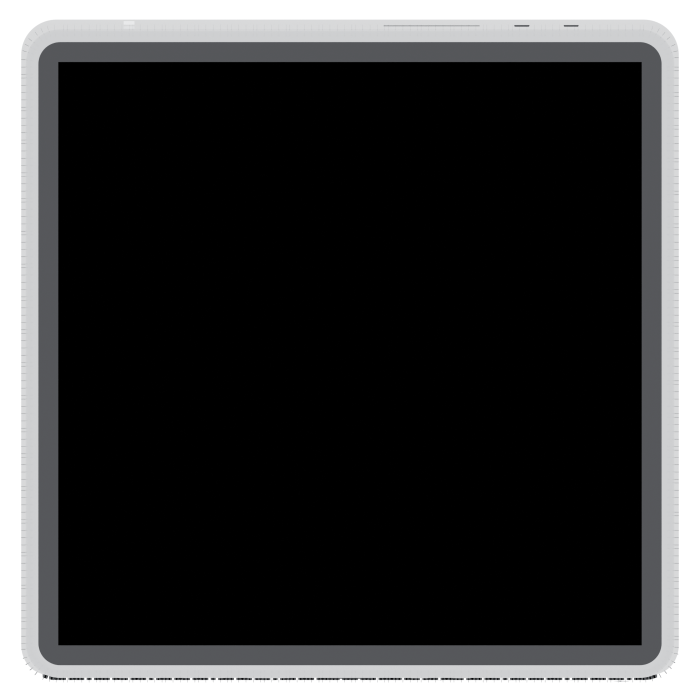
#> input picture renders/ortho/bottom.png, 1400 x 1400 px, given in place of apple_hw_back.jpg, which was not available (shown at 1/2 size)
$ python check_blob_metric.py
#> lines starting #> are read from the running program, lines starting #| are printed output that depends on the picture; after the words box and inside, x2 and y2 are one past the last pixel; in counts of white or black regions, pixels touching at a corner belong together; pictures that were not available may be replaced by others from this repository, and a replacement may not be noted
### tools/compare_render.py
#!/usr/bin/env python3
"""Offline renderer + comparison harness for the Mac Studio model.

Why this exists
---------------
Blender cannot start in this environment: it crashes inside Metal's GPU backend
detection before any Python runs, so `build_mac_studio.py` cannot be executed
here. Rather than verify the model by reading the code back, this renders the
model's geometry directly from the SAME spec module the Blender build imports
(blender/mac_studio_spec.py) and lays it beside Apple's photograph.

That is a stronger check than eyeballing a Cycles render anyway: both images
are reduced to a common chassis box, so anything that differs is a real
difference in the model rather than a framing or lens difference.

Method
------
Signed-distance-field ray march, orthographic, one view per elevation. The
perforations are not marched — at a 1.57 mm pitch there are ~3,300 holes on the
rear field alone and marching them is hopeless. Instead the recessed floor is
detected from the hit point and the regular lattice is evaluated in 2-D at the
hit, which is what the eye actually reads.

Usage:
    python3 tools/compare_render.py front rear
    python3 tools/compare_render.py all
"""
import math
import os
import sys
import time

import numpy as np
from PIL import Image

HERE = os.path.dirname(os.path.abspath(__file__))
ROOT = os.path.abspath(os.path.join(HERE, ".."))
sys.path.insert(0, os.path.join(ROOT, "blender"))

import mac_studio_spec as S   # noqa: E402

REF = os.path.join(ROOT, "reference")
OUT = os.path.join(ROOT, "renders", "compare")

F = np.float32


# ------------------------------------------------------------------ SDF utils
# [18 lines left out: functions sd_round_rect2, sd_box, not called in this run]


def sd_round_box(p, b, r):
    return sd_box(p, np.array(b, dtype=np.float64) - r) - r


# [4 lines left out: function smax, not called in this run]


def smin(a, b, k):
    h = np.clip(0.5 + 0.5 * (b - a) / k, 0.0, 1.0)
    return b + (a - b) * h + k * h * (1.0 - h)


# ------------------------------------------------------------------ the model
# [628 lines left out: functions sdf_body, sdf_ac_inlet, sdf_shell, sdf_feet, sdf_internals, march and 12 more, not called in this run]


# --------------------------------------------------------------------- views
VIEWS = {
    # name: (ray direction, image right axis, image up axis, ref image)
    "front": (np.array([0.0, 1.0, 0.0]), np.array([1.0, 0.0, 0.0]),
              np.array([0.0, 0.0, 1.0]), "apple_static_front.jpg"),
    "rear": (np.array([0.0, -1.0, 0.0]), np.array([-1.0, 0.0, 0.0]),
             np.array([0.0, 0.0, 1.0]), "apple_hw_back.jpg"),
    "side": (np.array([1.0, 0.0, 0.0]), np.array([0.0, 1.0, 0.0]),
             np.array([0.0, 0.0, 1.0]), None),
    "top": (np.array([0.0, 0.0, -1.0]), np.array([1.0, 0.0, 0.0]),
            np.array([0.0, 1.0, 0.0]), None),
    "bottom": (np.array([0.0, 0.0, 1.0]), np.array([1.0, 0.0, 0.0]),
               np.array([0.0, -1.0, 0.0]), None),
}


# [94 lines left out: functions render, model_chassis_box, not called in this run]


def to_pil(arr):
    return Image.fromarray((arr * 255).astype(np.uint8))


# ---------------------------------------------------------------- comparison
def chassis_box(g):
    """Chassis box in pixels: width detected, height DERIVED from 197:95.

    The height used to be taken from `g < 244`, which runs past the bottom of
    the machine into the contact shadow. On both Apple shots that overshoots by
    1.2-1.3 mm, 1.3% of the height, and because the model side is cropped from a
    synthetic render whose silhouette ends exactly at the chassis, the two
    images were being compared at different vertical scales - the region report
    was reading a different physical millimetre out of each side, up to 1.3 mm
    apart, which is wider than the 0.9 mm acceptance tolerance this project
    works to. Apple publishes 197 x 197 x 95 mm, so the pixel box has a known
    aspect and the height follows from the width.
    """
    def span(mask, axis):
        prof = mask.sum(axis=axis)
        idx = np.nonzero(prof > 0.02 * prof.max())[0]
        return int(idx[0]), int(idx[-1])
    x0, x1 = span(g < 238.0, 0)
    y0, _ = span(g < 244.0, 1)     # FIRST row, not the last
    width = x1 - x0 + 1
    height = int(round(width * 95.0 / 197.0))
    return x0, y0, x0 + width - 1, y0 + height - 1


def normalise_ref(path, out_h=520):
    """Crop an Apple photo to its chassis box and resample to a common size."""
    im = Image.open(path).convert("RGB")
    g = np.asarray(im.convert("L"), dtype=np.float32)
    x0, y0, x1, y1 = chassis_box(g)
    crop = im.crop((x0, y0, x1 + 1, y1 + 1))
    w, h = crop.size
    out_w = int(round(out_h * w / h))
    return crop.resize((out_w, out_h), Image.LANCZOS)


# [19 lines left out: functions overlay, _panel_level, not called in this run]


def otsu(values, bins=256):
    """Otsu's threshold AND its separability, as (threshold, eta).

    The dark-share measurement has to be exposure-invariant, and every fixed
    or globally-scaled threshold fails at that. A fixed cut is defeated by a
    difference in lighting between a synthetic render and a JPEG; a threshold
    scaled to the whole image's own brightness is defeated by the rear field
    itself, which covers 46% of the panel and drags any global statistic down
    with it until the field stops registering as perforated at all.

    Splitting each REGION on its own two modes sidesteps both. Inside the
    perforated field the histogram is genuinely bimodal - hole and groove floor
    - and Otsu finds the boundary between them in a synthetic render and in a
    photograph alike, whatever either one's absolute exposure happens to be.
    The number it yields is the physical open area, which is what the model
    and the photograph can actually be compared on.

    eta is Otsu's own between-class variance normalised by the total variance.
    It is what makes the result checkable: Otsu returns a threshold for EVERY
    histogram, including a perfectly unimodal one, where the "best" split is an
    arbitrary quantile and the dark share it produces is pure noise. A strip of
    bare aluminium 79-86 mm below the top edge, for example, has mean 0.758 with
    range 0.604-0.914 and no dark structure at all - Otsu still splits it at
    0.791 and reports 80% of it as "dark". That is not a modelling difference, it
    is the metric lying. eta separates the two cases: a real perforation field
    scores above ~0.5, a lit panel with a lighting gradient scores far below, and
    a low-eta strip has to be excluded from the comparison instead of compared.
    """
    v = np.asarray(values, dtype=np.float64).ravel()
    if v.size == 0:
        return 0.0, 0.0
    hist, edges = np.histogram(v, bins=bins, range=(0.0, 1.0))
    hist = hist.astype(np.float64)
    total = hist.sum()
    if total == 0:
        return 0.0, 0.0
    centres = (edges[:-1] + edges[1:]) / 2.0
    w0 = np.cumsum(hist)
    w1 = total - w0
    csum = np.cumsum(hist * centres)
    m0 = csum / np.maximum(w0, 1e-9)
    mt = csum[-1] / total
    m1 = (mt * total - csum) / np.maximum(w1, 1e-9)
    # sigma^2_B from pixel COUNTS, normalised to a probability scale, and
    # sigma^2_T as the true mean squared deviation - the ratio is eta in [0,1].
    # Skipping either normalisation is what makes eta come out in the millions.
    var_b = w0 * w1 * (m0 - m1) ** 2 / (total * total)
    var_t = float(((v - v.mean()) ** 2).mean())
    k = int(np.argmax(var_b))
    eta = float(var_b[k] / var_t) if var_t > 1e-12 else 0.0
    return float(centres[k]), eta


# [31 lines left out: function is_lighting_falloff, not called in this run]


def largest_blob_fraction(mask):
    """Share of the True pixels that lie in the single biggest 4-connected run.

    This is the test that tells a perforation field from a lighting gradient,
    and neither Otsu nor its separability eta can. Otsu splits ANY histogram,
    and a panel lit from one side is genuinely bimodal - 0.604 to 0.914 on the
    rear photograph, eta 0.67 - so Otsu cuts that band down the middle and calls
    80% of it "dark" on a strip that is bare, unperforated metal. eta is high
    because the two halves really are 0.31 apart; it says nothing about whether
    either half is a hole.

    Geometry settles it. Perforation is thousands of small isolated blobs, so
    the biggest one is a fraction of a percent of the dark pixels. A gradient,
    a shadow, a contact edge or an unmodelled port is one contiguous region, so
    its biggest blob is nearly all of them. Run-length encoding with union-find
    keeps this cheap: a perforated strip has thousands of runs, a gradient one
    has a single run per row, and neither is walked pixel by pixel.
    """
    m = np.asarray(mask, dtype=bool)
    total = int(m.sum())
    if total == 0:
        return 0.0
    parent = [0]

    def find(a):
        while parent[a] != a:
            parent[a] = parent[parent[a]]
            a = parent[a]
        return a

    def union(a, b):
        ra, rb = find(a), find(b)
        if ra != rb:
            parent[max(ra, rb)] = min(ra, rb)

    areas = {}
    prev = []                      # [(start, end, label)] from the row above
    for y in range(m.shape[0]):
        row = m[y]
        if not row.any():
            prev = []
            continue
        # run starts / ends via a single diff
        d = np.diff(np.concatenate(([0], row.view(np.int8), [0])))
        starts = np.nonzero(d == 1)[0]
        ends = np.nonzero(d == -1)[0]
        cur = []
        for s, e in zip(starts.tolist(), ends.tolist()):
            label = len(parent)
            parent.append(label)
            areas[label] = e - s
            for ps, pe, pl in prev:
                if ps < e and s < pe:        # horizontal overlap == adjacency
                    union(label, pl)
            cur.append((s, e, label))
        prev = cur

    best = {}
    for lab, a in areas.items():
        r = find(lab)
        best[r] = best.get(r, 0) + a
    return max(best.values()) / float(total)


# [73 lines left out: function numeric_report, not called in this run]


CUT_PREFIX = "cut_"


# [241 lines left out: functions regions, web_runs, region_report, compare, main, not called in this run]


# [2 lines that do not run on import are left out]

### tools/check_blob_metric.py
#!/usr/bin/env python3
"""Validate largest_blob_fraction as a hole-vs-gradient discriminator.

The claim under test: on the same Otsu split, perforated regions give a small
largest connected component and lit bare panel gives a near-total one. If that
does not hold on these four known cases the metric is wrong and must not be
wired into the acceptance report.
"""
import os
import sys

import numpy as np
from PIL import Image

HERE = os.path.dirname(os.path.abspath(__file__))
ROOT = os.path.abspath(os.path.join(HERE, ".."))
sys.path.insert(0, HERE)
from compare_render import (normalise_ref, otsu, largest_blob_fraction,  # noqa
                            REF, OUT)

REFS = {"rear": "apple_hw_back.jpg", "front": "apple_static_front.jpg"}


def frac(arr):
    h, w = arr.shape
    return arr.reshape(h, w)


def report(tag, block, mm_lo, mm_hi, expect):
    t, eta = otsu(block)
    m = block < t
    lf = largest_blob_fraction(m)
    print("  %-28s dark=%5.1f%%  eta=%.2f  largest blob=%6.1f%%  expect=%s"
          % (tag, m.mean() * 100, eta, lf * 100, expect))
    return lf


def main():
    for view in ("rear", "front"):
        img = normalise_ref(os.path.join(REF, REFS[view]), 460)
#> in normalise_ref, `im = Image.open(path).convert("RGB")`:
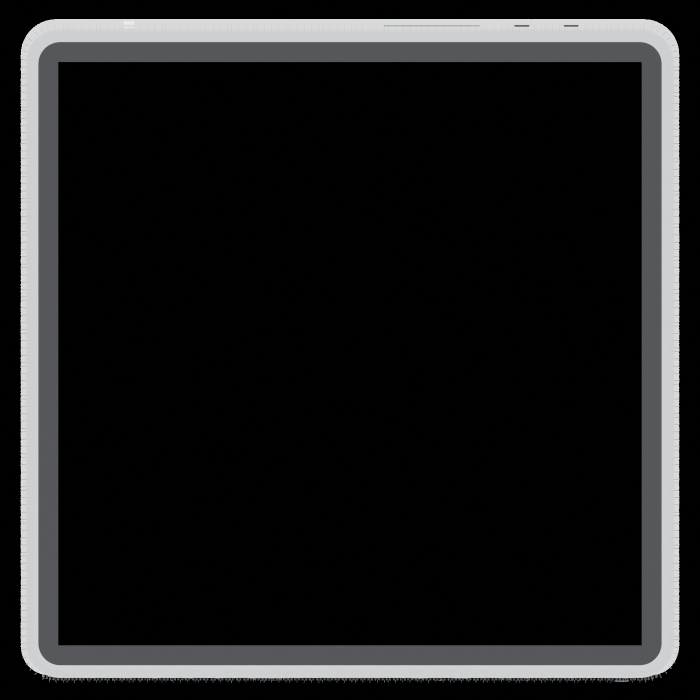
#> im: PIL image 1400x1400 RGB (shown at 1/2 size); mean R, G, B 27.8, 28.1, 28.5
#> in span, `prof = mask.sum(axis=axis)`: prof = 1400 values from 1400 to 1400
#> in span, `idx = np.nonzero(prof > 0.02 * prof.max())[0]`: idx = 1400 values from 0 to 1399
#> in chassis_box, `x0, x1 = span(g < 238.0, 0)`: x0 = 0; x1 = 1399
#> in chassis_box, `y0, _ = span(g < 244.0, 1)`: y0 = 0
#> in chassis_box, `width = x1 - x0 + 1`: width = 1400
#> in chassis_box, `height = int(round(width * 95.0 / 197.0))`: height = 675
#> in normalise_ref, `x0, y0, x1, y1 = chassis_box(g)`: x0 = 0; x1 = 1399; y1 = 674
#> in normalise_ref, `crop = im.crop((x0, y0, x1 + 1, y1 + 1))`:
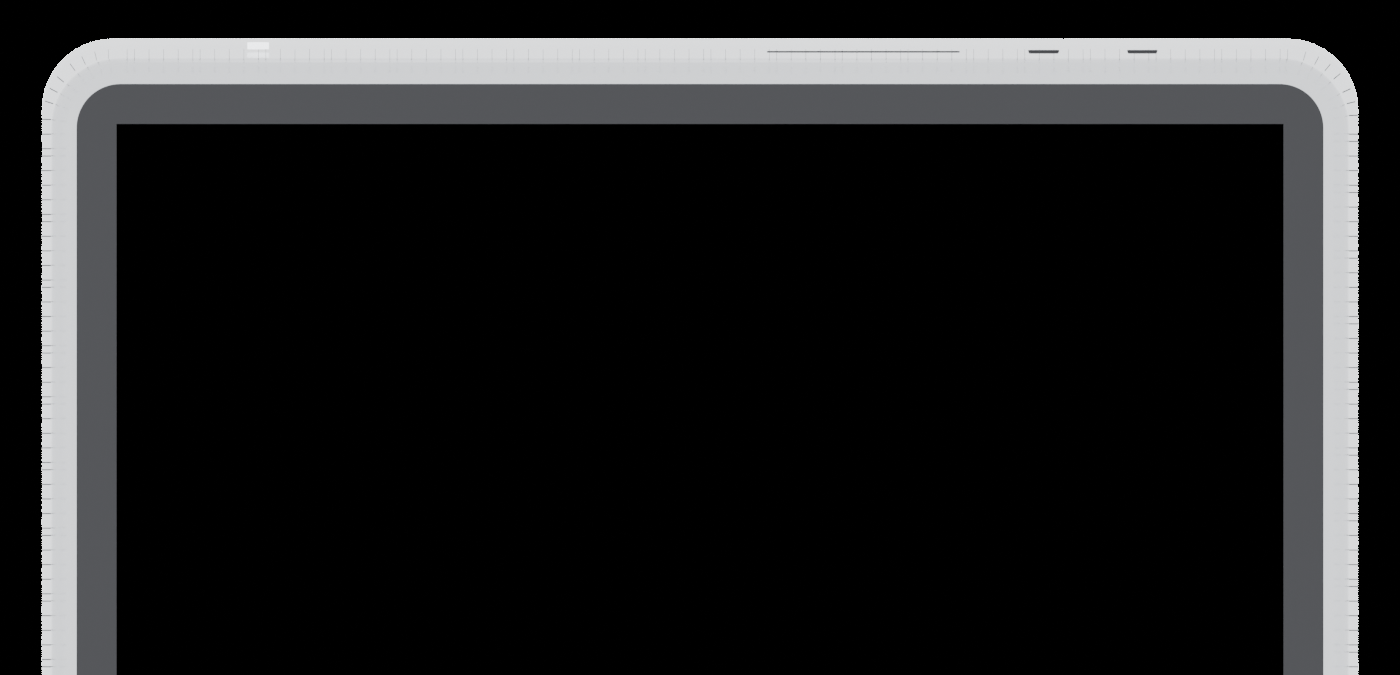
#> crop: PIL image 1400x675 RGB; mean R, G, B 30.9, 31.1, 31.6
        g = np.asarray(img.convert("L"), dtype=np.float32) / 255.0
#> g: shape (460, 954) float32
        h, w = g.shape
#> h = 460; w = 954
        print("\n=== %s (%dx%d) ===" % (view, w, h))
#| === rear (954x460) ===

        def band(lo, hi):
            return g[int(round(lo / 95.0 * h)):int(round(hi / 95.0 * h))]

        # left-of-centre sub-window, away from ports, to sample bare metal
        mid = slice(int(w * 0.15), int(w * 0.45))
        report("bare panel 79-86mm", band(79, 86)[:, mid], 79, 86, "gradient")
#> in otsu, `v = np.asarray(values, dtype=np.float64).ravel()`: v = 9438 values, max 0.00392 at index 3, min 0 at index 0, mean 0.000417
#> in otsu, `hist, edges = np.histogram(v, bins=bins, range=(0.0, 1.0))`: hist = 256 values, max 8434 at index 0, min 0 at index 2, mean 36.87; edges = 257 values from 0 to 1
#> in otsu, `total = hist.sum()`: total = 9438
#> in otsu, `centres = (edges[:-1] + edges[1:]) / 2.0`: centres = 256 values from 0.00195 to 0.998
#> in otsu, `w0 = np.cumsum(hist)`: w0 = 256 values from 8434 to 9438
#> in otsu, `w1 = total - w0`: w1 = 256 values, max 1004 at index 0, min 0 at index 1, mean 3.92
#> in otsu, `csum = np.cumsum(hist * centres)`: csum = 256 values from 16.47 to 22.36
#> in otsu, `m0 = csum / np.maximum(w0, 1e-9)`: m0 = 256 values from 0.00195 to 0.00237
#> in otsu, `mt = csum[-1] / total`: mt = 0.00237
#> in otsu, `m1 = (mt * total - csum) / np.maximum(w1, 1e-9)`: m1 = 256 values, max 0.00586 at index 0, min 0 at index 1, mean 2.29e-05
#> in otsu, `var_b = w0 * w1 * (m0 - m1) ** 2 / (total * total)`: var_b = 256 values, max 1.45e-06 at index 0, min 0 at index 1, mean 5.67e-09
#> in otsu, `var_t = float(((v - v.mean()) ** 2).mean())`: var_t = 1.46e-06
#> in otsu, `k = int(np.argmax(var_b))`: k = 0
#> in otsu, `eta = float(var_b[k] / var_t) if var_t > 1e-12 else 0.0`: eta = 0.992
#> in report, `t, eta = otsu(block)`: t = 0.00195; eta = 0.992
#> in report, `t, eta = otsu(block)`:
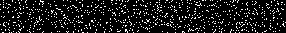
#> block: shape (33, 286) float32; values 0 (black) and 0.00392 (white), 10.6% white in thin lines or dots
#> in report, `m = block < t`: m: shape (33, 286) bool; 89.4% white; black in thin lines or dots
#> in largest_blob_fraction, `total = int(m.sum())`: total = 8434
#> the loop in largest_blob_fraction, `for lab, a in areas.items():` made 931 passes
#> a on passes 1 to 3: 3, 8, 5
#|   bare panel 79-86mm           dark= 89.4%  eta=0.99  largest blob= 100.0%  expect=gradient
        report("bare panel 60-70mm", band(60, 70)[:, mid], 60, 70, "gradient")
#> in report (call 2), `t, eta = otsu(block)`: block: shape (48, 286) float32; values 0 (black) and 0.00392 (white), 10.9% white in thin lines or dots
#> in report (call 2), `m = block < t`: m: shape (48, 286) bool; 89.1% white; black in thin lines or dots
#> the loop in largest_blob_fraction (call 2), `for lab, a in areas.items():` made 1341 passes
#> a on passes 1 to 3: 9, 5, 5
#|   bare panel 60-70mm           dark= 89.1%  eta=0.99  largest blob= 100.0%  expect=gradient

        if view == "rear":
            report("field 10-45mm", band(10, 45)[:, mid], 10, 45, "holes")
#> call 3 of band, with lo = 10, hi = 45
#> in band (call 3), `return g[int(round(lo / 95.0 * h)):int(round(hi / 95.0 * h))]`:
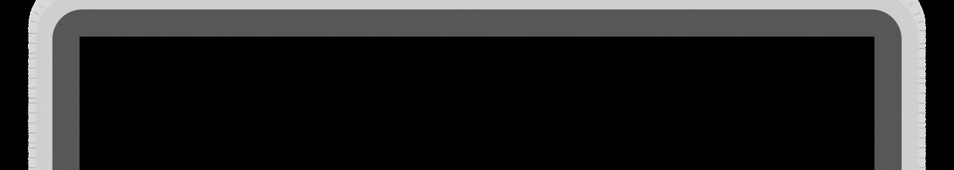
#> returned value: shape (170, 954) float32; min 0, max 0.957, mean 0.146
#> call 3 of report, with tag = 'field 10-45mm', mm_lo = 10, mm_hi = 45, expect = 'holes'
#> in report (call 3), `t, eta = otsu(block)`:
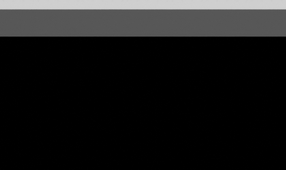
#> block: shape (170, 286) float32; min 0, max 0.827, mean 0.0999
#> in report (call 3), `m = block < t`:
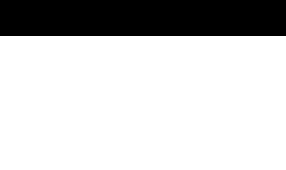
#> m: shape (170, 286) bool; 78.8% white; 1 black region, box (x1, y1, x2, y2) and area: (0, 0, 286, 36) 10296
#|   field 10-45mm                dark= 78.8%  eta=0.79  largest blob= 100.0%  expect=holes
            report("base band 88-94mm", band(88, 94)[:, mid], 88, 94, "holes")
#> call 4 of report, with tag = 'base band 88-94mm', mm_lo = 88, mm_hi = 94, expect = 'holes'
#> in report (call 4), `t, eta = otsu(block)`:
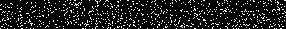
#> block: shape (29, 286) float32; values 0 (black) and 0.00392 (white), 11.6% white in thin lines or dots
#> in report (call 4), `m = block < t`: m: shape (29, 286) bool; 88.4% white; black in thin lines or dots
#|   base band 88-94mm            dark= 88.4%  eta=0.99  largest blob= 100.0%  expect=holes
        else:
            report("port row 70-73mm", band(70, 73), 70, 73, "holes")
#> pass 2 of the loop in main, `for view in ("rear", "front"):`:
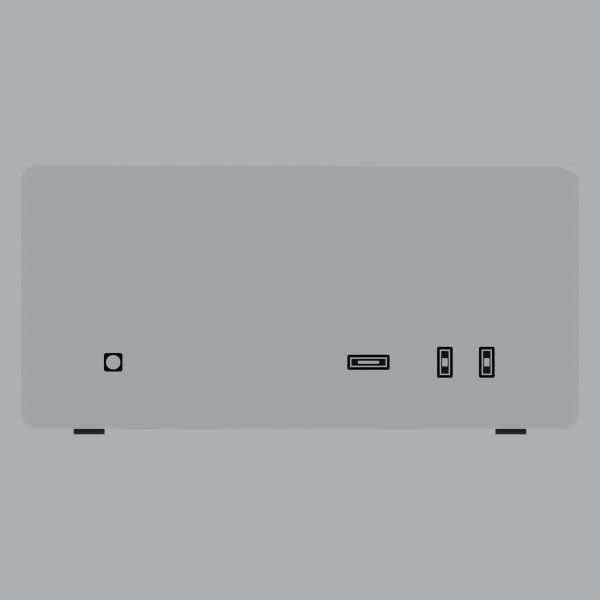
#> input picture renders/ortho/front.png, 1200 x 1200 px, given in place of apple_static_front.jpg, which was not available (shown at 1/2 size)
#> im: PIL image 1200x1200 RGB
#> crop: PIL image 1200x579 RGB
#| === front (953x460) ===
#> block: shape (33, 286) float32
#> in report (call 5), `m = block < t`:
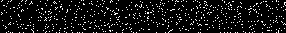
#> m: shape (33, 286) bool; 7.9% white in thin lines or dots
#|   bare panel 79-86mm           dark=  7.9%  eta=0.61  largest blob=   0.7%  expect=gradient
#> block: shape (48, 286) float32
#> in report (call 6), `m = block < t`:
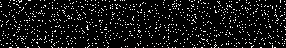
#> m: shape (48, 286) bool; 8% white in thin lines or dots
#|   bare panel 60-70mm           dark=  8.0%  eta=0.61  largest blob=   0.6%  expect=gradient
#|   port row 70-73mm             dark= 92.8%  eta=0.96  largest blob= 100.0%  expect=holes

    # the model render, same windows
    for view in ("rear", "front"):
        p = os.path.join(OUT, "%s_model.png" % view)
        if not os.path.exists(p):
            continue
        g = np.asarray(Image.open(p).convert("L"), dtype=np.float32) / 255.0
        h, w = g.shape
        print("\n=== %s MODEL (%dx%d) ===" % (view, w, h))

        def band(lo, hi):
            return g[int(round(lo / 95.0 * h)):int(round(hi / 95.0 * h))]

        mid = slice(int(w * 0.15), int(w * 0.45))
        report("bare panel 79-86mm", band(79, 86)[:, mid], 79, 86, "gradient")
        if view == "rear":
            report("field 10-45mm", band(10, 45)[:, mid], 10, 45, "holes")
            report("base band 88-94mm", band(88, 94)[:, mid], 88, 94, "holes")
#> pass 2 of the loop in main, `for view in ("rear", "front"):`:


if __name__ == "__main__":
    main()
